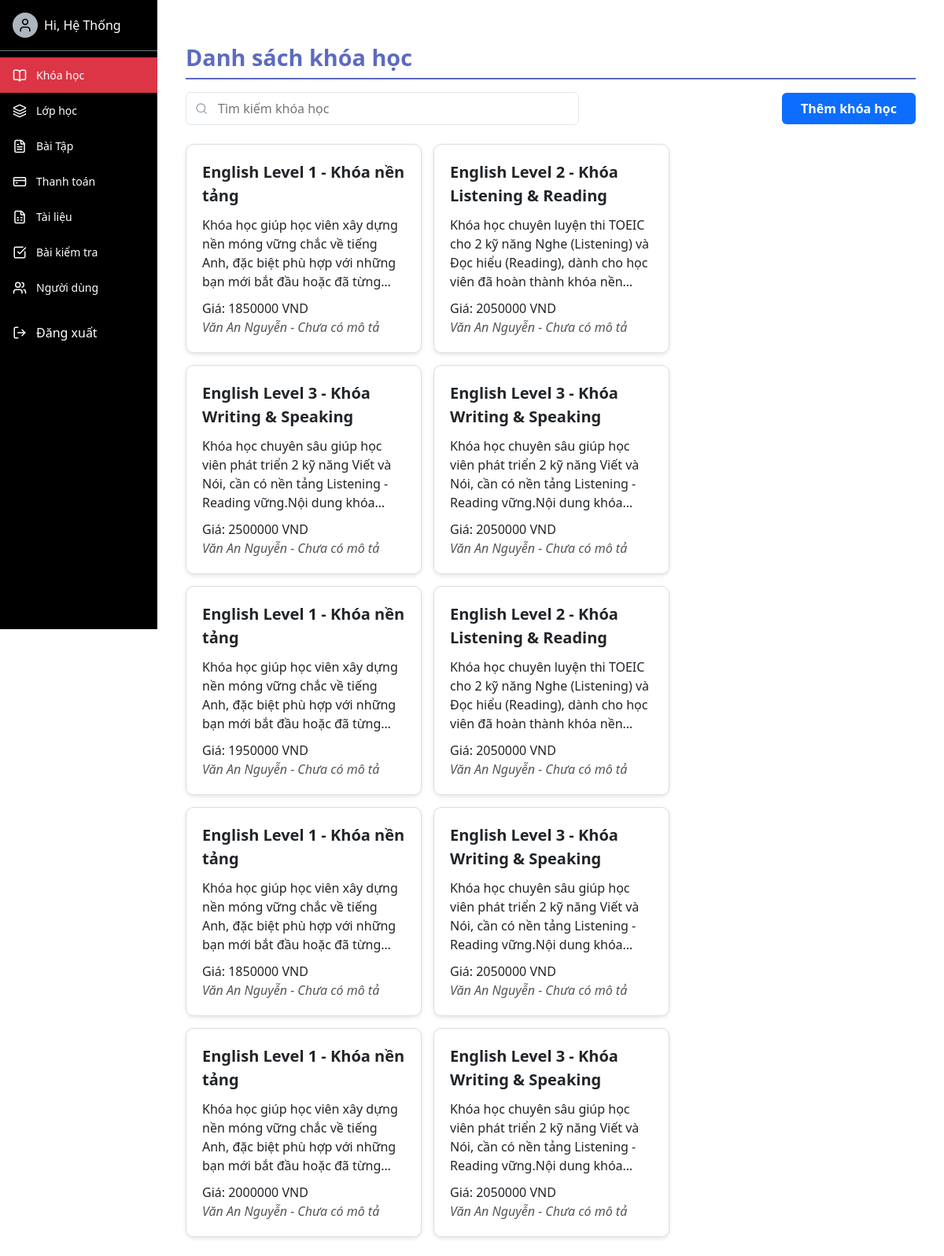
The app's page /course_admin/ql_khoahoc/ (signed in) with its own data.
### english/models.py (models this page shows, shortened)
class COURSE(models.Model):
    course_id = models.AutoField(primary_key=True)
    course_name = models.CharField(max_length=100)
    description = models.TextField(null=True, blank=True)
    price = models.IntegerField(null=True, blank=True)
    des_teacher = models.CharField(max_length=100, null=True, blank=True)
    teacher_name = models.CharField(max_length=100, null=True, blank=True)
    image = models.ImageField(upload_to="media/course",null=True, blank=True)
    class Meta:
        db_table = 'COURSE'

### course_admin/views.py (the view, shortened to what this page needs)
# urls.py: path('ql_khoahoc/', views.admin_ql_khoahoc, name='admin_ql_khoahoc'),
@login_required
@user_passes_test(is_admin)
def admin_ql_khoahoc(request):
    q = request.GET.get('q', '').strip()
    courses = COURSE.objects.all()
    return render(request, 'course_admin_home.html', {
        'courses': courses,
        'q': q,
    })

### english/views.py (called while the page is built)
def is_admin(user):
    return user.groups.filter(name='Admin').exists()

### course_admin/templates/course_admin_home.html (shortened to what this page needs)
{% extends 'base-admin.html' %}
{% block content %}
<div class="container">
    <div class="header">
      <h2>Danh sách khóa học</h2>
    </div>
    <form method="get" class="search-bar"
          style="display:flex; justify-content:space-between; align-items:center; margin-bottom:1.5rem;">
      <div style="position:relative; max-width:500px; width:100%;">
        <input
          type="text"
          name="q"
          placeholder="Tìm kiếm khóa học"
          value="{{ q }}"
          style="width:100%; padding:0.5rem 1rem 0.5rem 2.5rem; border:1px solid #e2e8f0; border-radius:0.375rem;"
        />
      </div>
      <a href="{% url 'admin_themkhoahoc' %}">
        <button type="button"
                style="background-color:#0d6efd; color:white; padding:0.5rem 1.5rem; border:none; border-radius:0.375rem; cursor:pointer;">
          <b>Thêm khóa học</b>
        </button>
      </a>
    </form>
    <div class="course-container">
        {% for course in courses %}
            <a href="{% url 'admin_xemkhoahoc' course.course_id %}" style="text-decoration: none; color: inherit;">
                <div class="course-card">
                    <div class="course-name">{{ course.course_name }}</div>
                    <div class="course-description">{{ course.description|default:"Không có mô tả" }}</div>
                    <div>Giá: {{ course.price|default:"Miễn phí" }} VND</div>
                    <div class="teacher-info">
                        {{ course.teacher_name }} - {{ teacher_id.description|default:"Chưa có mô tả" }}
                    </div>
                </div>
            </a>
        {% endfor %}
    </div>
  </div>
{% endblock %}

### english/templates/base-admin.html (shortened to what this page needs)
<!DOCTYPE html>
{% load static %}
<html lang="vi">
<head>
  <link href="https://cdn.jsdelivr.net/npm/bootstrap@5.3.2/dist/css/bootstrap.min.css" rel="stylesheet">
  <link href="{% static 'css/base-admin.css' %}" rel="stylesheet">
</head>
<body>
  <div class="d-flex" style="min-height: 100vh;">
    <div class="sidebar">
      <div class="d-flex align-items-center gap-2 p-3 border-bottom border-secondary">
        <div class="avatar">
          {% if request.user.is_authenticated %}
            <i data-lucide="user" style="width: 20px; height: 20px; color: black;"></i>
          {% endif %}
        </div>
       <a style="cursor: pointer; text-decoration: none; color: white;" href="{% url 'course' %}"> <span>Hi, {{ request.user.first_name }}</span> </a>
      </div>
      <nav class="mt-2">
        {% if request.user.is_superuser %}
        <div class="sidebar-item {% if request.resolver_match.url_name in 'admin_ql_khoahoc admin_xemkhoahoc add_lesson_detail admin_themkhoahoc view_lesson_detail' %}active{% endif %}">
          <i data-lucide="book-open" style="width: 18px; height: 18px;"></i>
          <a href="{% url 'admin_ql_khoahoc' %}">Khóa học</a>
        </div>
        {% endif %}
        <div class="sidebar-item {% if request.resolver_match.url_name in 'class_list add_class update_rollcall class_detail class_exercise class_rollcall exercise_detail' %}active{% endif %}">
          <i data-lucide="layers" style="width: 18px; height: 18px;"></i>
          <a href="{% url 'class_list' %}">Lớp học</a>
        </div>
        <div class="sidebar-item {% if request.resolver_match.url_name in 'admin_ql_baitap them_baitap xem_baitap sua_baitap sua_baitap_xem' %}active{% endif %}">
          <i data-lucide="file-text" style="width: 18px; height: 18px;"></i>
          <a href="{% url 'admin_ql_baitap' %}">Bài Tập</a>
        </div>
        {% if request.user.is_superuser %}
        <div class="sidebar-item {% if request.resolver_match.url_name in 'payment_detail payment_list add_payment' %}active{% endif %}">
          <i data-lucide="credit-card" style="width: 18px; height: 18px;"></i>
          <a href="{% url 'payment_list' %}">Thanh toán</a>
        </div>
        {% endif %}
        <div class="sidebar-item {% if request.resolver_match.url_name in 'document_list add_document document_detail_edit' %}active{% endif %}">
          <i data-lucide="file-spreadsheet" style="width: 18px; height: 18px;"></i>
          <a href="{% url 'document_list' %}">Tài liệu</a>
        </div>
        <div class="sidebar-item {% if request.resolver_match.url_name in 'admin_test_list admin_test_add results admin_test_details result_detail result_delete test_delete test_edit' %}active{% endif %}">
          <i data-lucide="check-square" style="width: 18px; height: 18px;"></i>
          <a href="{% url 'admin_test_list' %}">Bài kiểm tra</a>
        </div>
        {% if request.user.is_superuser %}
        <div class="sidebar-item {% if request.resolver_match.url_name in 'user_list user_edit user_detail user_create user_delete' %}active{% endif %}">
          <i data-lucide="users" style="width: 18px; height: 18px;"></i>
          <a href="{% url 'user_list' %}">Người dùng</a>
        </div>
        {% endif %}
      </nav>
      <form action="{% url 'logout' %}" method="post" style="display: inline;">
        <div class="mt-auto" style="margin-top: auto; border-top: 1px solid rgba(0,0,0,.125); padding-top: 10px;">
          <div class="sidebar-item">
            <button type="submit" class="sidebar-item" style="background: none; border: none; color: inherit; padding: 0; font: inherit; cursor: pointer;">
              <i data-lucide="log-out" style="width: 18px; height: 18px;"></i>
              Đăng xuất
            </button>
          </div>
        </div>
      </form>
    </div>
    <div class="main-content flex-grow-1">
      {% block content %}{% endblock %}
    </div>
  </div>
</body>
</html>

### english/static/css/base-admin.css (style rules this page uses)
body { width: 100%; min-height: 100vh; overflow-x: hidden; margin:0; width: 100%; }
.sidebar { width: 200px; background-color: #000; color: white; height: 100vh; position: fixed; margin:0; z-index:1000; }
.sidebar-item { display: flex; align-items: center; gap: 12px; padding: 12px 16px; cursor: pointer; color: white; text-decoration: none; }
.sidebar-item.active { background-color: #dc3545; }
.sidebar-item span, .sidebar-item a { font-size: 14px; color: white; text-decoration: none; }
.main-content { margin-left: 200px; padding: 24px; }
.avatar { width: 32px; height: 32px; border-radius: 50%; background-color: #adb5bd; display: flex; align-items: center; justify-content: center; }

### course_admin/templates/course_admin_home.html (style rules this page uses)
.header { display: flex; justify-content: space-between; align-items: center; }
.search-bar { margin-bottom: 20px; text-align: left; }
.search-bar input { width: 100%; max-width: 500px; padding: 10px; border: 1px solid #ccc; border-radius: 4px; }
.course-container { display: flex; flex-wrap: wrap; gap: 15px; }
.course-card { border: 1px solid #ddd; border-radius: 10px; width: 300px; padding: 20px; box-shadow: 0 2px 5px rgba(0,0,0,0.1); }
.course-name { font-size: 20px; font-weight: bold; margin-bottom: 10px; }
.course-description { margin-bottom: 10px; display: -webkit-box; -webkit-box-orient: vertical; -webkit-line-clamp: 4; overflow: hidden; }
.teacher-info { font-style: italic; color: #555; display: -webkit-box; -webkit-box-orient: vertical; -webkit-line-clamp: 1; overflow: hidden; white-space: normal; }
h2 { font-size: 1.8rem; font-weight: 700; color: #5c6bc0; border-bottom: 2px solid; margin: 1.5rem 0 1rem; padding: 8px 0; width: 100%; }

### records on screen
COURSE: course_name "English Level 1 - Khóa nền tảng", description "Khóa học giúp học viên xây dựng nền móng vững chắc về tiếng Anh, đặc biệt phù hợp với những bạn mới bắt đầu hoặc đã…", price "1850000", teacher_name "Văn An Nguyễn", description "Chưa có mô tả"
COURSE: course_name "English Level 2 - Khóa Listening & Reading", description "Khóa học chuyên luyện thi TOEIC cho 2 kỹ năng Nghe (Listening) và Đọc hiểu (Reading), dành cho học viên đã hoàn thành khóa…", price "2050000", teacher_name "Văn An Nguyễn", description "Chưa có mô tả"
COURSE: course_name "English Level 3 - Khóa Writing & Speaking", description "Khóa học chuyên sâu giúp học viên phát triển 2 kỹ năng Viết và Nói, cần có nền tảng Listening - Reading vững.Nội dung…", price "2500000", teacher_name "Văn An Nguyễn", description "Chưa có mô tả"
COURSE: course_name "English Level 3 - Khóa Writing & Speaking", description "Khóa học chuyên sâu giúp học viên phát triển 2 kỹ năng Viết và Nói, cần có nền tảng Listening - Reading vững.Nội dung…", price "2050000", teacher_name "Văn An Nguyễn", description "Chưa có mô tả"
COURSE: course_name "English Level 1 - Khóa nền tảng", description "Khóa học giúp học viên xây dựng nền móng vững chắc về tiếng Anh, đặc biệt phù hợp với những bạn mới bắt đầu hoặc đã…", price "1950000", teacher_name "Văn An Nguyễn", description "Chưa có mô tả"
COURSE: course_name "English Level 2 - Khóa Listening & Reading", description "Khóa học chuyên luyện thi TOEIC cho 2 kỹ năng Nghe (Listening) và Đọc hiểu (Reading), dành cho học viên đã hoàn thành khóa…", price "2050000", teacher_name "Văn An Nguyễn", description "Chưa có mô tả"
COURSE: course_name "English Level 1 - Khóa nền tảng", description "Khóa học giúp học viên xây dựng nền móng vững chắc về tiếng Anh, đặc biệt phù hợp với những bạn mới bắt đầu hoặc đã…", price "1850000", teacher_name "Văn An Nguyễn", description "Chưa có mô tả"
COURSE: course_name "English Level 3 - Khóa Writing & Speaking", description "Khóa học chuyên sâu giúp học viên phát triển 2 kỹ năng Viết và Nói, cần có nền tảng Listening - Reading vững.Nội dung…", price "2050000", teacher_name "Văn An Nguyễn", description "Chưa có mô tả"
COURSE: course_name "English Level 1 - Khóa nền tảng", description "Khóa học giúp học viên xây dựng nền móng vững chắc về tiếng Anh, đặc biệt phù hợp với những bạn mới bắt đầu hoặc đã…", price "2000000", teacher_name "Văn An Nguyễn", description "Chưa có mô tả"
COURSE: course_name "English Level 3 - Khóa Writing & Speaking", description "Khóa học chuyên sâu giúp học viên phát triển 2 kỹ năng Viết và Nói, cần có nền tảng Listening - Reading vững.Nội dung…", price "2050000", teacher_name "Văn An Nguyễn", description "Chưa có mô tả"

### other values on screen
{{ request.user.first_name }} "Hệ Thống"
